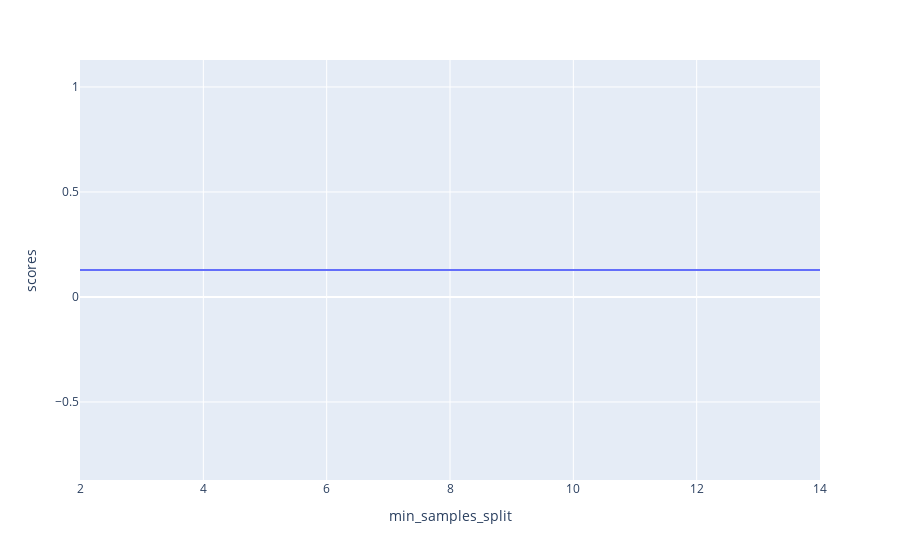

The code cell stored with this chart in its notebook:
### Markdown cell above
**Test insights**

- The test showed that the Max_depth and min_samples_leaf parameters were optimized.
- The test showed that **maybe** we can change the min_samples_split, but we have to analyze more to have sure more about that.

### Code cell
df_tree_numbers = test_paramethers(X, y, 'min_samples_split', np.arange(2, 15, 1).tolist())
fig = px.line(df_tree_numbers, x='min_samples_split', y='scores')
fig.show()

### Figure 1 — Plotly figure (JSON) as saved in the notebook; plotly's stock layout.template omitted (floating-point values rounded to 4 significant figures)
{"data": [{"hovertemplate": "min_samples_split=%{x}<br>scores=%{y}<extra></extra>", "legendgroup": "", "line": {"color": "#636efa", "dash": "solid"}, "mode": "lines", "name": "", "orientation": "v", "showlegend": false, "type": "scatter", "x": [2, 3, 4, 5, 6, 7, 8, 9, 10, 11, 12, 13, 14], "xaxis": "x", "y": [0.1284, 0.1284, 0.1284, 0.1284, 0.1284, 0.1284, 0.1284, 0.1284, 0.1284, 0.1284, 0.1284, 0.1284, 0.1284], "yaxis": "y"}], "layout": {"legend": {"tracegroupgap": 0}, "margin": {"t": 60}, "xaxis": {"anchor": "y", "domain": [0, 1], "title": {"text": "min_samples_split"}}, "yaxis": {"anchor": "x", "domain": [0, 1], "title": {"text": "scores"}}}}
